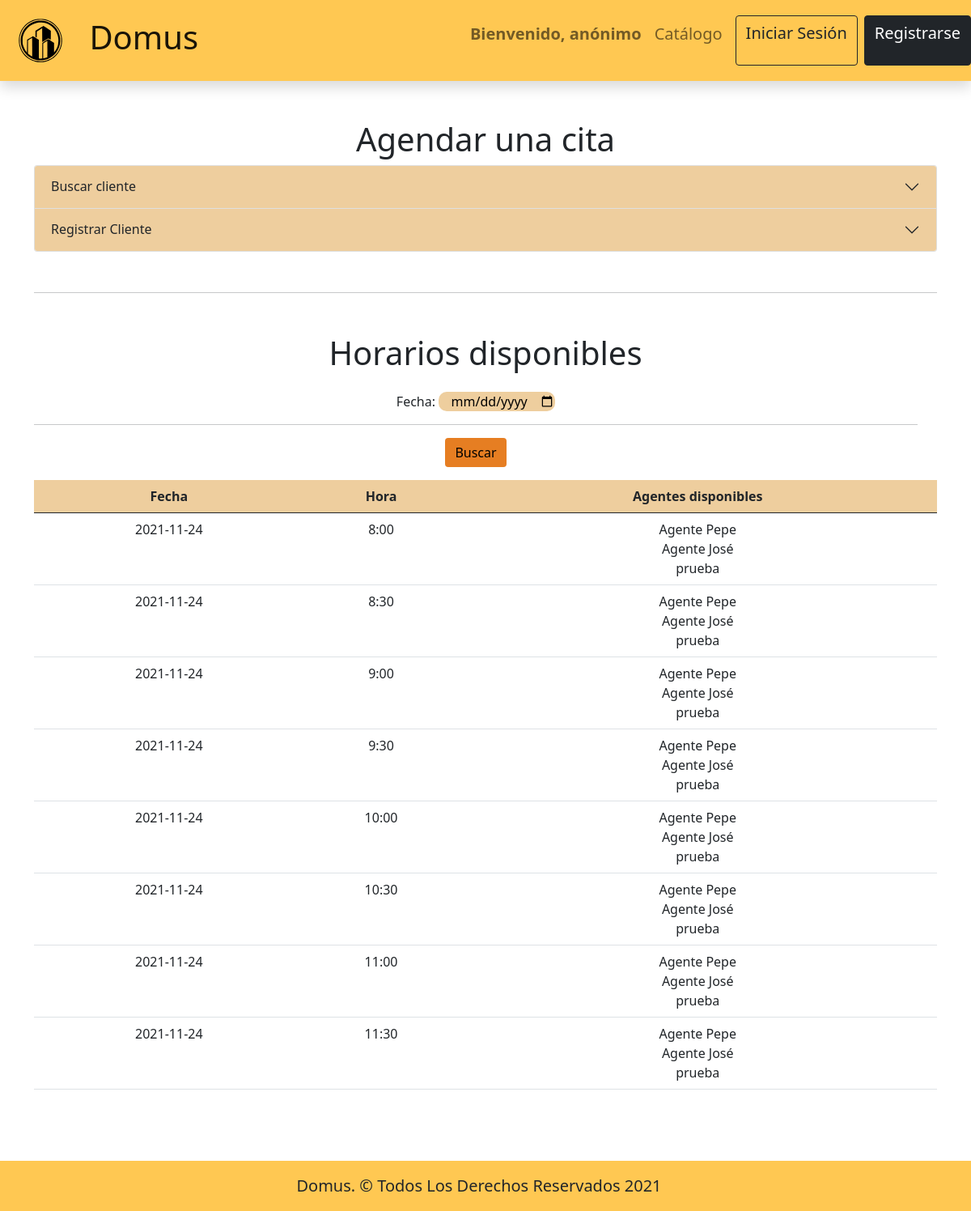
Page /agenda on the committed database.
### aplicacion/models.py (models this page shows, shortened)
class User(AbstractUser):
      class Tipos(models.TextChoices):
          ADMINISTRADOR = "ADMINISTRADOR", "Administrador"
          CLIENTE = "CLIENTE", 'Cliente'
          SECRETARIA = "SECRETARIA", 'Secretaria'
          CAJERA = "CAJERA", 'Cajera'
          EMP_MARKETING = "EMP_MARKETING", 'Empleado Marketing'
          JE_COMER = "JE_COMER", 'Jefe Comercialización'
          JE_ADM = "JE_ADM", 'Jefe Administración'
          GERENTE = "GERENTE", 'Gerente'
          AGENTE_INMOBILIARIO = "AGENTE_INMOBILIARIO", 'Agente Inmobiliario'
      tipo = models.CharField(_("Tipo"), max_length=50, choices=Tipos.choices, default=Tipos.CLIENTE)

### aplicacion/views.py (the view)
# urls.py: path('agenda', Secretaria_Agenda, name='secretaria_agenda'),
def Secretaria_Agenda(request):
    context = {}
    email_buscado = request.GET.get('email-buscar')
    telefono_buscado = request.GET.get('numero-buscar')
    fecha_buscada = request.GET.get('fecha-buscar')
    if email_buscado:
        try:
            cliente = Cliente.objects.get(email__iexact=email_buscado)
            context.setdefault("cliente", cliente)
        except:
            context.setdefault("cliente", "")
    if fecha_buscada != "None" and fecha_buscada:
        turnos_disponibles = Turno.getHorariosDisponibles(fecha_buscada)
        context.setdefault("turnos_disponibles", turnos_disponibles)
    else:
        fecha_buscada = datetime.today().strftime('%Y-%m-%d')
        turnos_disponibles = Turno.getHorariosDisponibles(fecha_buscada)
        context.setdefault("turnos_disponibles", turnos_disponibles)
    context.setdefault("fecha", fecha_buscada)
    return render(request, 'Secretaria/Agenda.html', context)

### aplicacion/models.py (called while the page is built)
    def get_queryset(self, *args, **kwargs):
        return super().get_queryset(*args, **kwargs).filter(tipo=User.Tipos.AGENTE_INMOBILIARIO)

    def getAgentesDisponibles(fecha, hora):
        agentes_ocupados = []
        agentes_disponibles = []
        for turno in Turno.objects.all():
            if turno.dia.replace("/", "") == fecha and turno.hora == hora:
                agentes_ocupados.append(turno.agente)
        for agente in Agente.objects.all():
            if agente not in agentes_ocupados:
                agentes_disponibles.append(agente)
        return agentes_disponibles

    def getHorariosDisponibles(fecha):
        horarios_disponibles = {}
        fecha = str(fecha).replace('-', "")
        for horario in Turno.TURNOS_HORARIOS:
            horarios_disponibles.setdefault(horario[0], Turno.getAgentesDisponibles(fecha, horario[0]))
        return horarios_disponibles

### templates/Secretaria/Agenda.html (shortened to what this page needs)
{% load static %}
<!doctype html>
<html lang="en">
  <head>
   <link rel="stylesheet" href="https://use.fontawesome.com/releases/v5.6.1/css/all.css">
    <link href="https://cdn.jsdelivr.net/npm/bootstrap@5.0.2/dist/css/bootstrap.min.css" rel="stylesheet">
    <link href="https://cdn.jsdelivr.net/npm/bootstrap@5.0.2/dist/css/bootstrap.min.css" rel="stylesheet">
   <link rel="stylesheet" type="text/css" href="{% static 'css/headerYfooter/estilos.css' %}">
   <link rel="stylesheet" type="text/css" href="{% static 'css/General/Inputs/entradas.css' %}">
   <link rel="stylesheet" type="text/css" href="{% static 'css/Secretaria/Estilos.css' %}">
  </head>
  <body>
    {% include 'encabezado.html' %}
    <br><br>
    <div class="container">
      <div class="row" id="Citas">
        <h1 class="text-center">Agendar una cita</h1>
        <div class="accordion" id="accordion">
          <div class="accordion-item">
            <h2 class="accordion-header" id="headingOne">
              <button class="accordion-button collapsed" id="tabla" type="button" data-bs-toggle="collapse" data-bs-target="#collapseOne" aria-expanded="true" aria-controls="collapseOne">
                Buscar cliente
              </button>
            </h2>
          </div>
          <div class="accordion-item">
            <h2 class="accordion-header" id="headingTwo">
              <button class="accordion-button collapsed" id="tabla" type="button" data-bs-toggle="collapse" data-bs-target="#collapseTwo" aria-expanded="false" aria-controls="collapseTwo">
                Registrar Cliente
              </button>
            </h2>
          </div>
        </div>
      </div>
      <hr id="separador">
      <h1 class="text-center" id="horarios">Horarios disponibles</h1>
          <form class="row" action="{% url 'secretaria_agenda' %}#horarios">
            <div class="row mt-3 text-center">
              <div class="col">
                <label for="Fecha">Fecha: </label>
                <input type="date" name="fecha-buscar" placeholder="dd/mm/aaaa" id="entrada">
                <hr>
                <button class="btn" id="botonE" type="submit">Buscar</button>
              </div>
            </div>
          </form>
    <div class="row mt-3">
    <div class="table-responsive">
        <table class="table">
            <thead id="tabla">
                <tr>
                    <th scope="col">Fecha</th>
                    <th scope="col">Hora</th>
                    <th scope="col">Agentes disponibles</th>
                </tr>
            </thead>
            <tbody>
              <form class="" action="" method="POST">
                {% if turnos_disponibles %}
                  {% for dia, agentes in turnos_disponibles.items %}
                  <tr>
                    <td>{{fecha}}</td>
                    <td>{{dia}}</td>
                    <td>
                      {% for agente in agentes %}
                      {{agente.first_name}}<br>
                      {% endfor %}
                    </td>
                  </tr>
                  {% endfor %}
                {% endif %}
              </form>
            </tbody>
        </table>
        </div>
      </div>
    </div>
    <br><br><br>
    {% include 'pie_pagina.html' %}
  </body>
</html>

### static/css/headerYfooter/estilos.css (style rules this page uses)
body { display: grid; grid-template-rows: auto auto auto auto; }
table { text-align-last: center; }

### static/css/General/Inputs/entradas.css (style rules this page uses)
#botonE { background: rgb(230, 126, 34); color: black; border: rgb(186, 74, 0); position: relative; }
#separador { margin-top: 50px; margin-bottom: 50px; }
#entrada { border: none; position: relative; color: rgb(0, 0, 0); background-color: rgb(238, 206, 158); border-radius: 10px; text-align: center; }

### static/css/Secretaria/Estilos.css (style rules this page uses)
#tabla { background-color: rgb(238, 206, 158); }

### rows in the picture
User: fecha "2021-11-24", dia "8:00", first_name "Agente Pepe", dia "8:30", dia "9:00", dia "9:30", dia "10:00", dia "10:30", dia "11:00", dia "11:30"
User: first_name "Agente José"
User: first_name "prueba"
